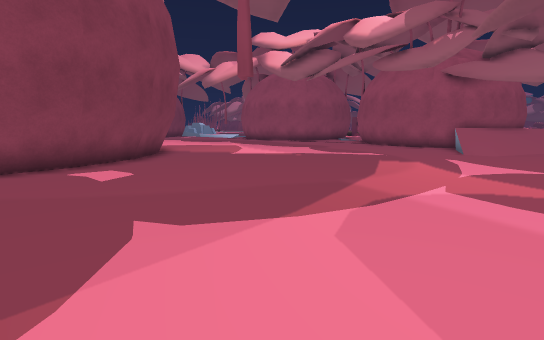
view 1 (above)

19 first-person views from a walk through a scene from a Unity 3-D project. The camera is 1.2 m above the floor, tilts 8° down and sees 80° across. The floor is counted in squares, 1 m on a side. Each view is taken from the middle of a square. On the plan, view 1 faces up. The plan holds only what a view shows up to about 14 squares ahead; the rest is blank. The place goes on beyond the plan. The player is left out.

view 2
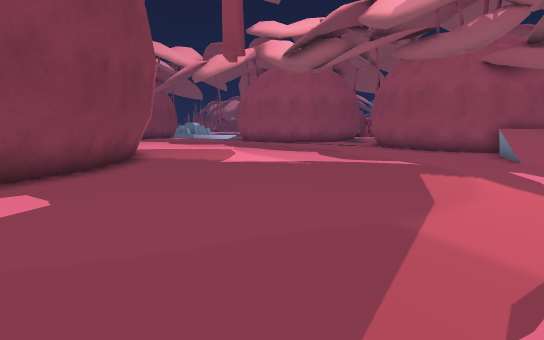

view 3
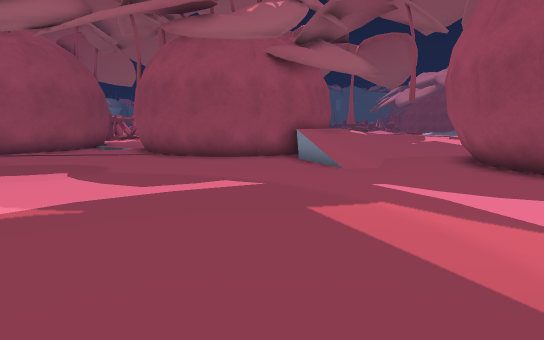

view 4
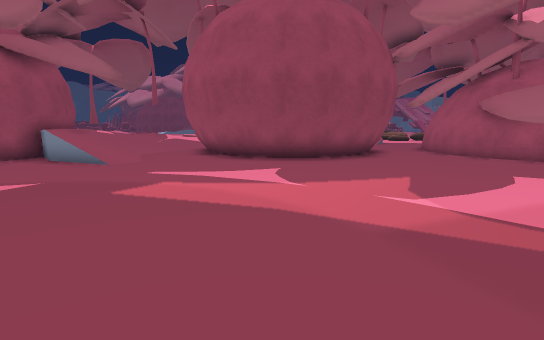

view 5
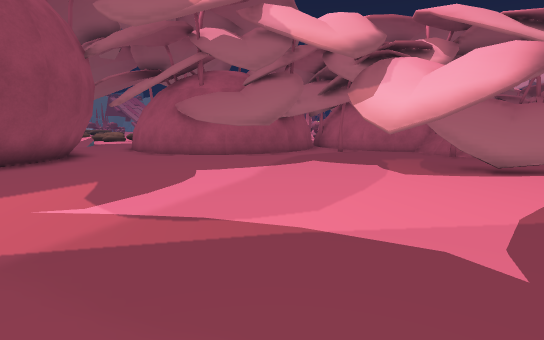

view 6
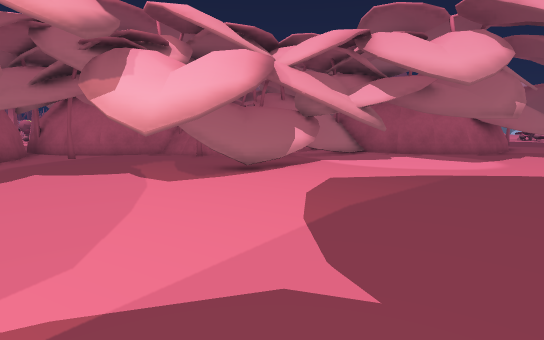

view 7
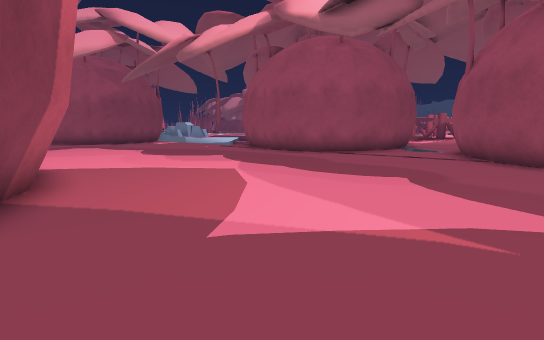

view 8
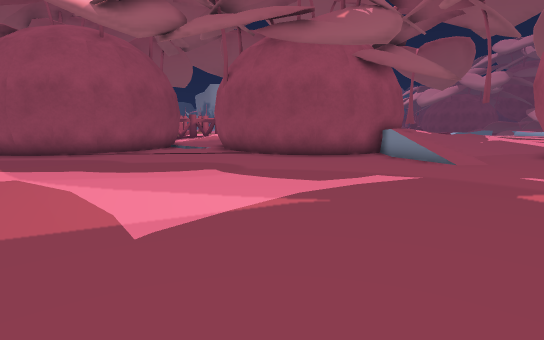

view 9
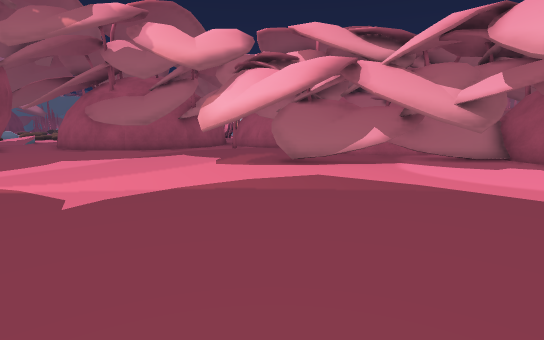

view 10
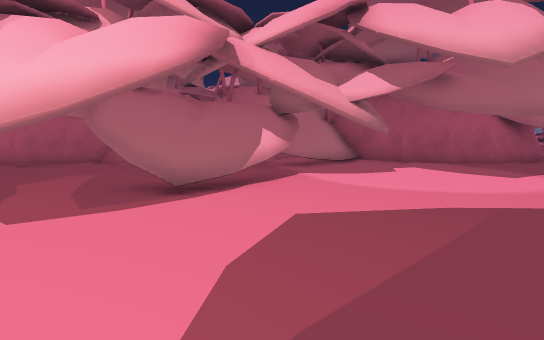

view 11
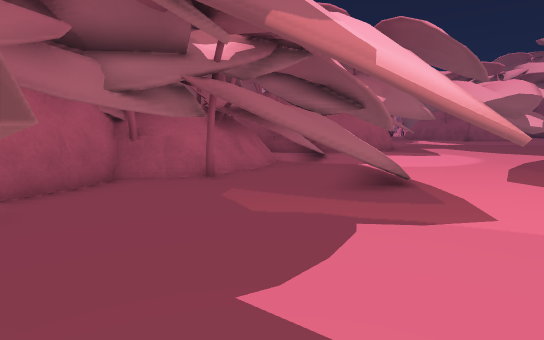

view 12
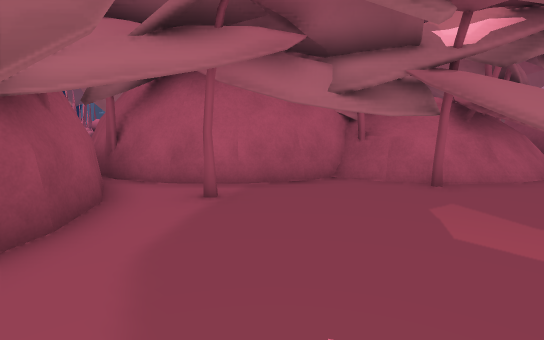

view 13
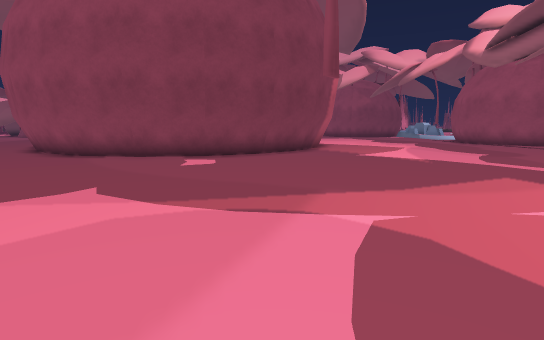

view 14
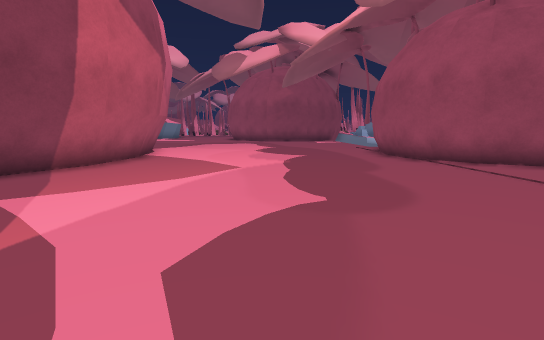

view 15
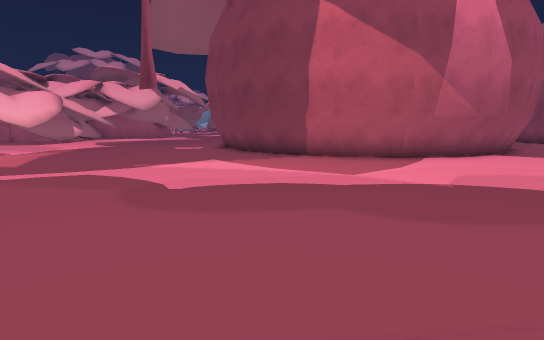

view 16
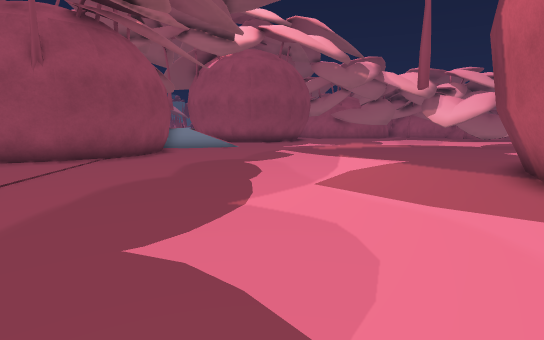

view 17
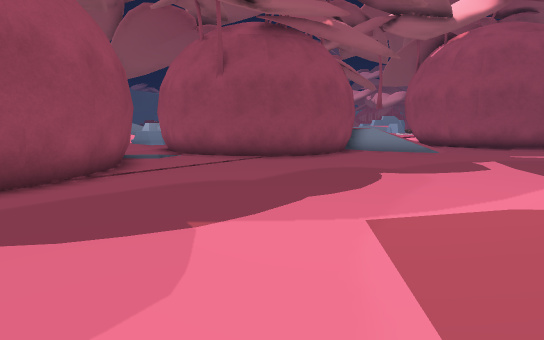

view 18
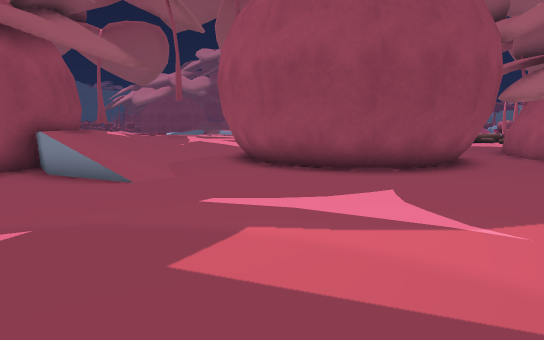

view 19
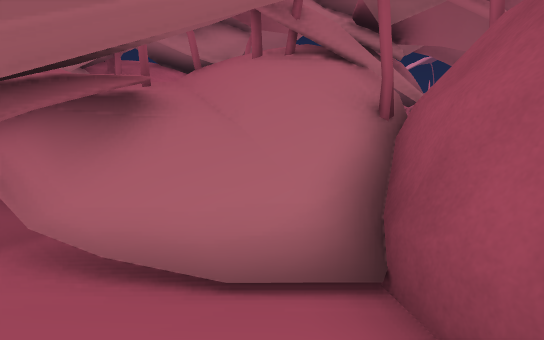

### Floor plan
Key: @ floor where view 1 was taken; # wall or solid block; x gap in a wall; . main floor; : floor 0.25 m higher than the main floor; + floor 0.5 m higher than the main floor; / step, stairs or slope; = window, fence, low wall or low ledge; ^ raised ledge; v drop or lower ground; O other object.
Columns run from 7 left of view 1 to 15 right of it. Each row starts with its distance up from view 1.
 24 .......#####/.##
 23 .............##
 22 .............#
 21 .............#
 20 .............#
 19 #............#
 18 ##...........##
 17  ##...........###  #
 16  ##.............####//v
 15   ##...........=//////+
 14   ##...........////////
 13   ##...........///...::
 12   ##...............#
 11   ##.............###
 10   ##............###
  9  ##.............##
  8  ##.............##
  7 ##..............##
  6 #...............##
  5 ................##
  4 .................###
  3 ..................##
  2 ......................
  1 ..................####.
  0 .......@......^^#######
 -1 .......OOOO..^ ##
 -2 .......O.....#.#
 -3 ......//O......O
 -4 .... O/  O....OO
 -5 ..##OO= OO...O #
 -6 O.#.#OOO #   ####
 -7 #.x.OOOO#########
 -8 ###OOOO##########
 -9  ##OO###  #     ##
-10   #OO#
-11   ##O^ OO
-12    #O

Positions as (right, up) in squares from view 1, and headings:
1: (0, 0), facing up
2: (0, 3), facing up
3: (0, 8), facing up-right
4: (-2, 8), facing right
5: (-2, 7), facing down-right
6: (-1, 6), facing down
7: (-1, 10), facing up
8: (-3, 10), facing up-right
9: (-7, 5), facing down-right
10: (-2, 3), facing down
11: (6, 0), facing down-left
12: (5, 0), facing down
13: (5, 2), facing up-left
14: (5, 13), facing up-left
15: (5, 23), facing down-left
16: (-6, 24), facing down-right
17: (-6, 20), facing right
18: (1, 10), facing right
19: (-6, -6), facing down-right
